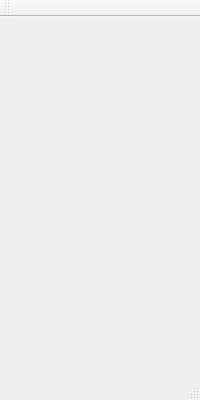
<?xml version="1.0" encoding="UTF-8"?>
<ui version="4.0">
 <class>MainWindow</class>
 <widget class="QMainWindow" name="MainWindow">
  <property name="geometry">
   <rect>
    <x>0</x>
    <y>0</y>
    <width>200</width>
    <height>400</height>
   </rect>
  </property>
  <property name="windowTitle">
   <string>MainWindow</string>
  </property>
  <widget class="QWidget" name="centralWidget"/>
  <widget class="QMenuBar" name="menuBar">
   <property name="geometry">
    <rect>
     <x>0</x>
     <y>0</y>
     <width>200</width>
     <height>25</height>
    </rect>
   </property>
  </widget>
  <widget class="QToolBar" name="mainToolBar">
   <attribute name="toolBarArea">
    <enum>TopToolBarArea</enum>
   </attribute>
   <attribute name="toolBarBreak">
    <bool>false</bool>
   </attribute>
  </widget>
  <widget class="QStatusBar" name="statusBar"/>
 </widget>
 <layoutdefault spacing="6" margin="11"/>
 <resources/>
 <connections/>
</ui>
